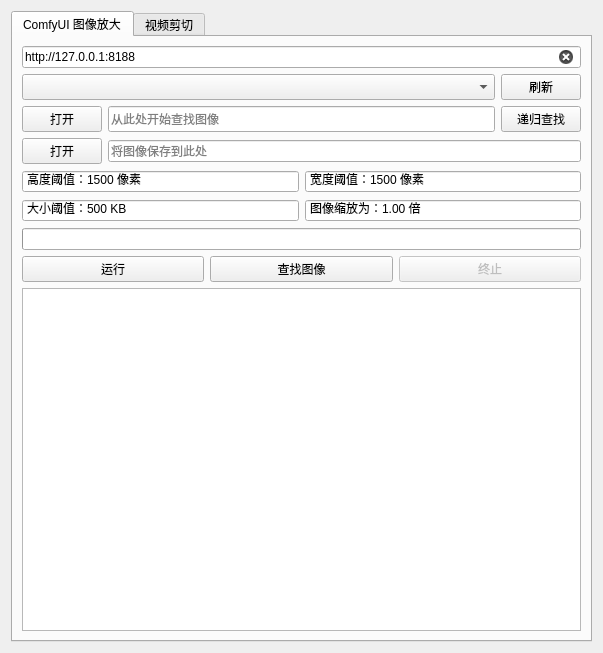
<?xml version="1.0" encoding="UTF-8"?>
<ui version="4.0">
 <class>MediaProcTab</class>
 <widget class="QWidget" name="MediaProcTab">
  <property name="geometry">
   <rect>
    <x>0</x>
    <y>0</y>
    <width>603</width>
    <height>653</height>
   </rect>
  </property>
  <property name="windowTitle">
   <string>Form</string>
  </property>
  <layout class="QVBoxLayout" name="verticalLayout">
   <item>
    <widget class="QTabWidget" name="MediaProcessingChildTab">
     <property name="currentIndex">
      <number>0</number>
     </property>
     <property name="movable">
      <bool>true</bool>
     </property>
     <widget class="QWidget" name="UpsLayout">
      <attribute name="title">
       <string>ComfyUI 图像放大</string>
      </attribute>
      <attribute name="toolTip">
       <string>使用 ComfyUI API 批量放大图片
图像路径前的 T 代表这个图片包含透明通道，L 代表这个图片的长宽比有些奇怪，可能是长截图或全景图</string>
      </attribute>
      <layout class="QVBoxLayout" name="verticalLayout_4">
       <item>
        <widget class="QLineEdit" name="UpsComfyUrl">
         <property name="sizePolicy">
          <sizepolicy hsizetype="Expanding" vsizetype="Minimum">
           <horstretch>0</horstretch>
           <verstretch>0</verstretch>
          </sizepolicy>
         </property>
         <property name="text">
          <string>http://127.0.0.1:8188</string>
         </property>
         <property name="clearButtonEnabled">
          <bool>true</bool>
         </property>
        </widget>
       </item>
       <item>
        <layout class="QHBoxLayout" name="UpsModel">
         <item>
          <widget class="QComboBox" name="UpsModelDropdown">
           <property name="sizePolicy">
            <sizepolicy hsizetype="Expanding" vsizetype="Minimum">
             <horstretch>0</horstretch>
             <verstretch>0</verstretch>
            </sizepolicy>
           </property>
           <property name="currentText">
            <string/>
           </property>
           <property name="currentIndex">
            <number>-1</number>
           </property>
           <property name="placeholderText">
            <string>需要刷新</string>
           </property>
           <property name="frame">
            <bool>true</bool>
           </property>
          </widget>
         </item>
         <item>
          <widget class="QPushButton" name="UpsRefreshModel">
           <property name="sizePolicy">
            <sizepolicy hsizetype="Minimum" vsizetype="Minimum">
             <horstretch>0</horstretch>
             <verstretch>0</verstretch>
            </sizepolicy>
           </property>
           <property name="text">
            <string>刷新</string>
           </property>
          </widget>
         </item>
        </layout>
       </item>
       <item>
        <layout class="QHBoxLayout" name="UpsImg">
         <item>
          <widget class="QPushButton" name="UpsChooseImagePath">
           <property name="sizePolicy">
            <sizepolicy hsizetype="Minimum" vsizetype="Minimum">
             <horstretch>0</horstretch>
             <verstretch>0</verstretch>
            </sizepolicy>
           </property>
           <property name="text">
            <string>打开</string>
           </property>
          </widget>
         </item>
         <item>
          <widget class="QLineEdit" name="UpsImagePath">
           <property name="sizePolicy">
            <sizepolicy hsizetype="Expanding" vsizetype="Minimum">
             <horstretch>0</horstretch>
             <verstretch>0</verstretch>
            </sizepolicy>
           </property>
           <property name="placeholderText">
            <string>从此处开始查找图像</string>
           </property>
           <property name="clearButtonEnabled">
            <bool>true</bool>
           </property>
          </widget>
         </item>
         <item>
          <widget class="QPushButton" name="UpsRecursive">
           <property name="text">
            <string>递归查找</string>
           </property>
           <property name="checkable">
            <bool>true</bool>
           </property>
          </widget>
         </item>
        </layout>
       </item>
       <item>
        <layout class="QHBoxLayout" name="UpsSaves">
         <item>
          <widget class="QPushButton" name="UpsSavePathOpen">
           <property name="text">
            <string>打开</string>
           </property>
          </widget>
         </item>
         <item>
          <widget class="QLineEdit" name="UpsSavePath">
           <property name="placeholderText">
            <string>将图像保存到此处</string>
           </property>
           <property name="clearButtonEnabled">
            <bool>true</bool>
           </property>
          </widget>
         </item>
        </layout>
       </item>
       <item>
        <layout class="QGridLayout" name="UpsOptions">
         <item row="0" column="0">
          <widget class="QSpinBox" name="UpsHeightThresholdSpin">
           <property name="sizePolicy">
            <sizepolicy hsizetype="Expanding" vsizetype="Minimum">
             <horstretch>0</horstretch>
             <verstretch>0</verstretch>
            </sizepolicy>
           </property>
           <property name="buttonSymbols">
            <enum>QAbstractSpinBox::ButtonSymbols::NoButtons</enum>
           </property>
           <property name="suffix">
            <string> 像素</string>
           </property>
           <property name="prefix">
            <string>高度阈值：</string>
           </property>
           <property name="maximum">
            <number>3000</number>
           </property>
           <property name="value">
            <number>1500</number>
           </property>
          </widget>
         </item>
         <item row="1" column="0">
          <widget class="QSpinBox" name="UpsJPGThresholdSpin">
           <property name="sizePolicy">
            <sizepolicy hsizetype="Expanding" vsizetype="Minimum">
             <horstretch>0</horstretch>
             <verstretch>0</verstretch>
            </sizepolicy>
           </property>
           <property name="buttonSymbols">
            <enum>QAbstractSpinBox::ButtonSymbols::NoButtons</enum>
           </property>
           <property name="suffix">
            <string> KB</string>
           </property>
           <property name="prefix">
            <string>大小阈值：</string>
           </property>
           <property name="maximum">
            <number>3000</number>
           </property>
           <property name="value">
            <number>500</number>
           </property>
          </widget>
         </item>
         <item row="0" column="1">
          <widget class="QSpinBox" name="UpsWidthThresholdSpin">
           <property name="sizePolicy">
            <sizepolicy hsizetype="Expanding" vsizetype="Minimum">
             <horstretch>0</horstretch>
             <verstretch>0</verstretch>
            </sizepolicy>
           </property>
           <property name="buttonSymbols">
            <enum>QAbstractSpinBox::ButtonSymbols::NoButtons</enum>
           </property>
           <property name="suffix">
            <string> 像素</string>
           </property>
           <property name="prefix">
            <string>宽度阈值：</string>
           </property>
           <property name="maximum">
            <number>3000</number>
           </property>
           <property name="value">
            <number>1500</number>
           </property>
          </widget>
         </item>
         <item row="1" column="1">
          <widget class="QDoubleSpinBox" name="UpsDownscaleSpin">
           <property name="sizePolicy">
            <sizepolicy hsizetype="Minimum" vsizetype="Minimum">
             <horstretch>0</horstretch>
             <verstretch>0</verstretch>
            </sizepolicy>
           </property>
           <property name="buttonSymbols">
            <enum>QAbstractSpinBox::ButtonSymbols::NoButtons</enum>
           </property>
           <property name="prefix">
            <string>图像缩放为：</string>
           </property>
           <property name="suffix">
            <string> 倍</string>
           </property>
           <property name="minimum">
            <double>0.010000000000000</double>
           </property>
           <property name="maximum">
            <double>1.000000000000000</double>
           </property>
           <property name="singleStep">
            <double>0.010000000000000</double>
           </property>
           <property name="value">
            <double>1.000000000000000</double>
           </property>
          </widget>
         </item>
        </layout>
       </item>
       <item>
        <widget class="QProgressBar" name="UpsProgress">
         <property name="value">
          <number>0</number>
         </property>
         <property name="textVisible">
          <bool>false</bool>
         </property>
        </widget>
       </item>
       <item>
        <layout class="QHBoxLayout" name="UpsBtns">
         <item>
          <widget class="QPushButton" name="UpsRun">
           <property name="sizePolicy">
            <sizepolicy hsizetype="Minimum" vsizetype="Minimum">
             <horstretch>0</horstretch>
             <verstretch>0</verstretch>
            </sizepolicy>
           </property>
           <property name="text">
            <string>运行</string>
           </property>
          </widget>
         </item>
         <item>
          <widget class="QPushButton" name="UpsListImg">
           <property name="text">
            <string>查找图像</string>
           </property>
          </widget>
         </item>
         <item>
          <widget class="QPushButton" name="UpsStop">
           <property name="enabled">
            <bool>false</bool>
           </property>
           <property name="text">
            <string>终止</string>
           </property>
          </widget>
         </item>
        </layout>
       </item>
       <item>
        <widget class="QListWidget" name="UpsList">
         <property name="contextMenuPolicy">
          <enum>Qt::ContextMenuPolicy::ActionsContextMenu</enum>
         </property>
         <property name="selectionMode">
          <enum>QAbstractItemView::SelectionMode::ExtendedSelection</enum>
         </property>
         <property name="wordWrap">
          <bool>true</bool>
         </property>
        </widget>
       </item>
      </layout>
     </widget>
     <widget class="QWidget" name="VidTrimLayout">
      <attribute name="title">
       <string>视频剪切</string>
      </attribute>
      <attribute name="toolTip">
       <string>丢弃一个视频前或后一定时间的部分，不损失画质
通常用于一些被填充了无关内容的视频，比如B站的资源</string>
      </attribute>
      <layout class="QVBoxLayout" name="verticalLayout_7">
       <item>
        <layout class="QHBoxLayout" name="VidTrimInputs">
         <item>
          <widget class="QPushButton" name="VidTrimInputOpen">
           <property name="text">
            <string>打开</string>
           </property>
          </widget>
         </item>
         <item>
          <widget class="QLineEdit" name="VidTrimInputPath">
           <property name="placeholderText">
            <string>要剪切的视频路径</string>
           </property>
           <property name="clearButtonEnabled">
            <bool>true</bool>
           </property>
          </widget>
         </item>
         <item>
          <widget class="QPushButton" name="VidTrimInputPlay">
           <property name="text">
            <string>播放</string>
           </property>
          </widget>
         </item>
        </layout>
       </item>
       <item>
        <layout class="QHBoxLayout" name="VidTrimOutputs">
         <item>
          <widget class="QPushButton" name="VidTrimOutputOpen">
           <property name="text">
            <string>打开</string>
           </property>
          </widget>
         </item>
         <item>
          <widget class="QLineEdit" name="VidTrimOutputPath">
           <property name="readOnly">
            <bool>true</bool>
           </property>
           <property name="placeholderText">
            <string>输出视频路径（留空以保存到输入文件夹）</string>
           </property>
          </widget>
         </item>
        </layout>
       </item>
       <item>
        <layout class="QHBoxLayout" name="VidTrimOptions">
         <item>
          <widget class="QComboBox" name="VidTrimMode">
           <item>
            <property name="text">
             <string>截止于</string>
            </property>
           </item>
           <item>
            <property name="text">
             <string>开始于</string>
            </property>
           </item>
          </widget>
         </item>
         <item>
          <widget class="QTimeEdit" name="VidTrimTime">
           <property name="buttonSymbols">
            <enum>QAbstractSpinBox::ButtonSymbols::NoButtons</enum>
           </property>
           <property name="displayFormat">
            <string>HH:mm:ss.zzz</string>
           </property>
          </widget>
         </item>
        </layout>
       </item>
       <item>
        <widget class="QPushButton" name="VidTrimRun">
         <property name="text">
          <string>运行</string>
         </property>
        </widget>
       </item>
       <item>
        <spacer name="VidTrimSpacer">
         <property name="orientation">
          <enum>Qt::Orientation::Vertical</enum>
         </property>
         <property name="sizeHint" stdset="0">
          <size>
           <width>20</width>
           <height>40</height>
          </size>
         </property>
        </spacer>
       </item>
      </layout>
     </widget>
    </widget>
   </item>
  </layout>
 </widget>
 <resources/>
 <connections/>
</ui>
